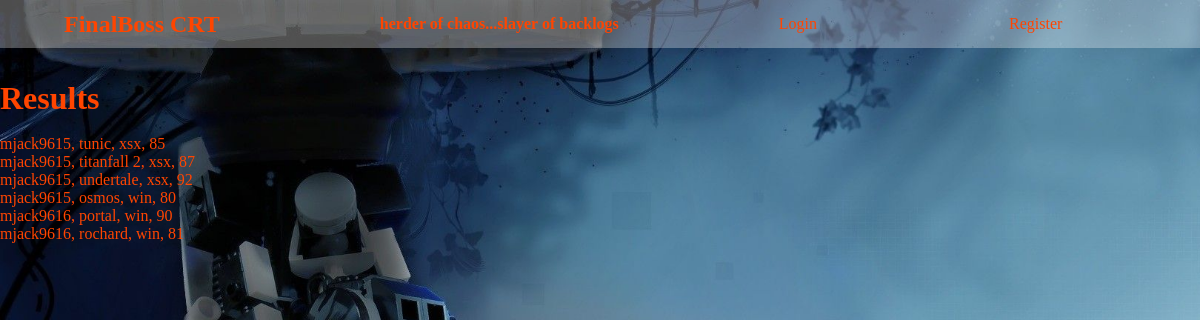
Before: /games/results/ with the older database file.
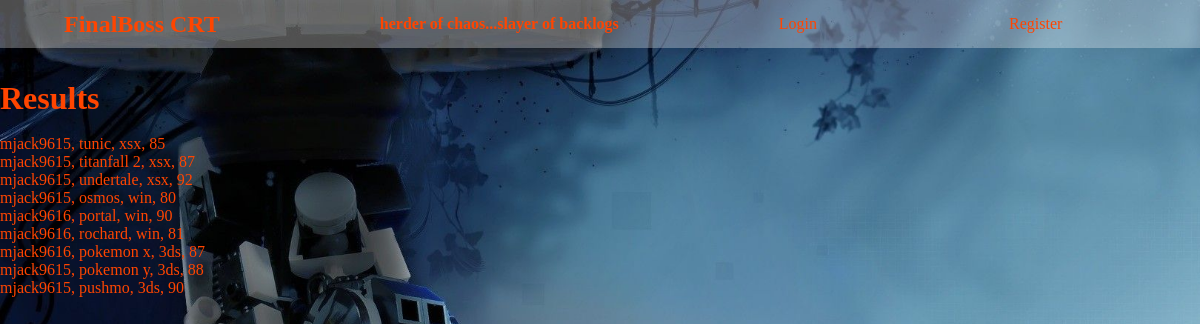
After: the same page with the newer database file.
### games/models.py (models this page shows, shortened)
class Game(models.Model):
    owner = models.ForeignKey('auth.User', related_name='games', on_delete=models.CASCADE)
    title = models.CharField(max_length=100)
    platform = models.CharField(max_length=100)
    score = models.IntegerField()
    class Meta:
        ordering = ['-platform']

### games/views.py (the view)
# urls.py: path('games/results/', views.ListGames.as_view(), name='results'),
class ListGames(ListView):
    model = Game
    template_name = 'results.html'

### templates/results.html (shortened to what this page needs)
{% extends 'base.html' %}
{% block content %}
    <div>
        <h1>Results</h1>
    </div>
    <br>
    {% for game in object_list %}
    <div>
        {{game.owner}}, {{game.title}}, {{game.platform}}, {{game.score}}
    </div>
    {% endfor %}
{% endblock %}

### templates/base.html (shortened to what this page needs)
{% load static %}
<!DOCTYPE html>
<html lang="en" dir="ltr">
  <head>
    <link rel="stylesheet" href="{% static 'css/styles.css' %}">
  </head>
  <body>
    <nav>
      <div>
        <div id="title">
          <h1><a href="{% url 'games:home' %}">FinalBoss CRT</a></h1>
        </div>
        <div>
          <h4 id="subtitle">herder of chaos...slayer of backlogs</h4>
        </div>
        <div id="login">
          {% if user.is_authenticated %}
            <a href="{% url 'users:profile' user.username %}">{{user.username}}</a><br><br>
            <a href="{% url 'logout' %}">Logout</a>
          {% else%}
            <a href="{% url 'login' %}">Login</a><br><br>
            <a href="{% url 'users:signup' %}">Register</a>
          {% endif %}
        </div>
      </div>
    </nav>
    {% block content %}
    {% endblock %}
  </body>
</html>

### static/css/styles.css (style rules this page uses)
* { padding: 0; margin: 0; box-sizing: border-box; }
body { background-size: cover; color: orangered; }
nav { display: flex; justify-content: space-between; height: 3rem; align-items: center; background-color: rgb(255, 255, 255, .3); margin-bottom: 2rem; }
nav div { display: flex; align-items: center; justify-content: space-between; padding: 2rem; gap: 6rem; }
a { color: orangered; text-decoration: none; }

### templates/results.html (style rules this page uses)
body { background-image: url("/static/images/GLaDOS.jpg"); }

Changed rows visible on the page:
added Game: owner "mjack9616", title "pokemon x", platform "3ds", score "87"
added Game: owner "mjack9615", title "pokemon y", platform "3ds", score "88"
added Game: owner "mjack9615", title "pushmo", platform "3ds", score "90"
